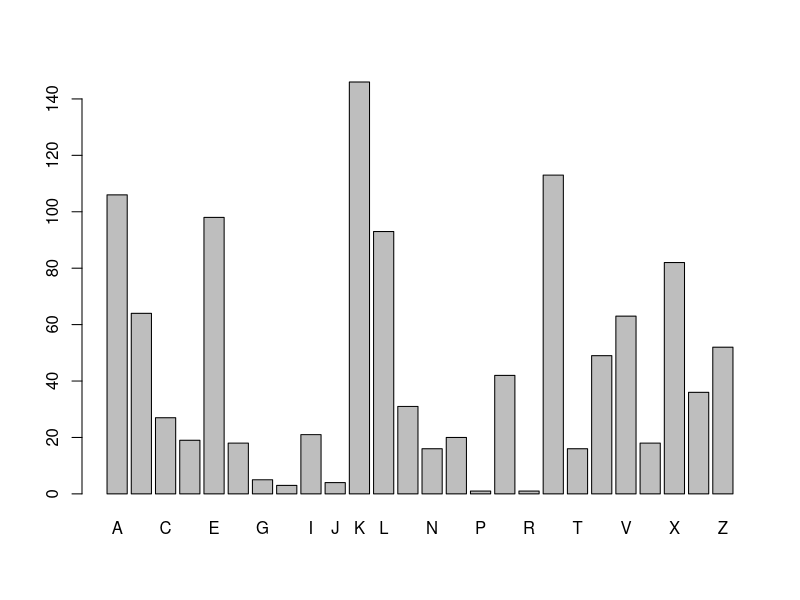

Recreate this plot in R.
## ---- chunk 1

exp(1)
exp(2)
exp(1)*exp(2)

for(i in 1:10){
  print(i^2)
}

for(i in seq(1, 10, 2)){
  print(i^2)
}

for(i in seq(2, 10, 2)){
  print(i^2)
}

letters
match("t", letters)

LETTERS
match("q", LETTERS)
match("Q", LETTERS)
"Q" %in% LETTERS
"Q" %in% letters
"Q" %in% c(letters, LETTERS)

tolower(LETTERS) == letters
LETTERS == toupper(letters)

letters[3]
letters[c(8,9)]

ROT13 <- c(letters[14:26], letters[1:13]) # Caesar shift of 13
match("b", ROT13)
LETTERS[match("b", ROT13)] # encrypted
LETTERS[match("o", ROT13)] # and symmetric

cipher.message <- LETTERS[match(c("h", "e", "l", "l", "o", "w", "o", "r", "l", "d"),
                                ROT13)]
LETTERS[match(tolower(cipher.message), ROT13)]

## ---- chunk 2

cipher.txt <- "SQKLE SAXLE ZVKUI BASTE MKLUT SQKZE BMKVS KZKUS BXLAU VOTEM KLUTA LSQKF XBZYA VILYK BSEGA LMEWE RXBBK XBMEL AJESA XLWKB MALMA SVXCC KLVAN KELYY KCKLV ANKXB MELAJ ESAXL VALSQ KQXOK XCWEG ALMSQ KWWXB KEYKO SESCE UALMS QKYAM ASEZS QBKES VXCSQ KNANAVS UKLSI BTEUU XBYAL MSXUI BBKLS ELYCX BWKBX CCAUA EZVAL OZEUK XCSQK VAMLE ZVALS KZZAM KLUKE LYALC XBWES AXLEV VIBEL UKYAB KUSXB ESKVS QKXBM ELAJE SAXLV SQESQ AVSXB AUEZZ TQENK VOAKY XLCXB KAMLS EBMKS VELYY KCKLY KYUZE VVACA KYLKS FXBGV EMEAL VSVOT ALMBK VOKUS ANKZT SQKLV EAVUB KESAL MEYAB KUSXB ESKXC XOKBE SAXLV SQESU XWDAL KVSQK XOKBE SAXLE ZKZKW KLSVX CKEUQ SQAVS BEYAS AXLEZ EOOBX EUQFK QENKF QKBKF KUBKE SKYSQ KVKSF XUTZA LYKBV XCKHU KZZKL UKELY SQKLD IAZSF EZZVX CMBEL ASKDK SFKKL SQKWB KEZZT AVLXS SQKFE TCXBI VSXYX DIVAL KVVVE AYLVE YABKU SXBWA UQEKZ VBXMK BVQAL SALME SSQKB KXBME LAJES AXLYI DDKYL VENANAS QESAV KHOKU SKYSX DKOID ZAUZT BXZZK YXISS QAVFK KGFKN KMXSS XDKCZ ESFKN KMXSS XDKEM AZKFQ KLASU XWKVS XUTDK BALOE BSAUI ZEBSQ KZALK DKSFK KLUXZ ZKUSA XLUEO EDAZA SAKVE LYXIB XFLNI ZLKBE DAZAS AKVDK SFKKL SQKEU PIAVA SAXLX CVAML EZVAL SKZZA MKLUK ELYSQ KEVVI BELUK XCXIB XFLAL CXBWE SAXLA VNABS IEZZT LXLKH AVSKL SVEAY BKOEY EWDVU QACCU EZACS QKBEL GALMY KWXUB ESXLS QKQXI VKALS KZZAM KLUKU XWWAS SKKFQ ESAVE NIZLK BEDAZ ASTSX DKOES UQKYE SQXWK AVXCS KLEOX SKLSA EZUXZ ZKUSA XLXOO XBSIL ASTED BXEYE LYNAU KNKBV"
chars <- unlist(strsplit(cipher.txt, split=NULL))
chars <- chars[chars %in% LETTERS] # retains upper case letters only... 
                                   # also can use "regular expressions"...
                                   # cipher.txt <- gsub("[^[:alnum:]]", "", cipher.txt)
                      # https://www.rstudio.com/wp-content/uploads/2016/09/RegExCheatsheet.pdf
table(chars)
sort(table(chars))
barplot(table(chars))

bigrams <- matrix(nrow = length(chars)/2)
for(i in 1:length(chars)/2){
  bigrams[i] <- paste(chars[i:(i+1)], collapse="")
}
sort(table(bigrams), decreasing = T)[1:20]       # for frequencies 
                                                 # see https://en.wikipedia.org/wiki/Bigram

trigrams <- matrix(nrow = (length(chars)/3) %/% 1)
i <- 1
while((i + 2) < length(chars)/3){
  trigrams[i] <- paste(chars[i:(i+2)], collapse="")
  i <- i + 1
}
tri.table <- sort(table(trigrams), decreasing = T)
tri.table[1:10]
# alternative display...
names(tri.table)[which(tri.table > 5)]
names(tri.table)[which(tri.table == 5)]
names(tri.table)[which(tri.table < 4 & tri.table > 2)]  # see https://en.wikipedia.org/wiki/Trigram

# can you figure out the cipher and decrypt the message?
